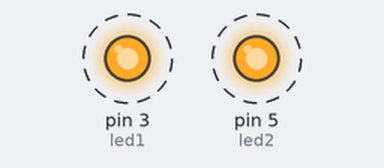
This sketch was run on a simulated Arduino Uno, built with avr-gcc and run on an emulated ATmega328P. Shown: output pins drawn as LEDs (lit = HIGH). Dashed ring = blinking.

Above: at 0.5 s.
Timing chart, 0 to 4.6 s (numbered marks = the images above):
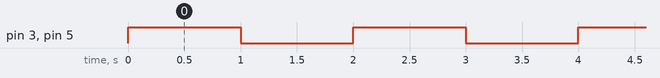

The sketch:

Olhos_LED.ino
```cpp
int led1 = 3; // led para o olho esquerdo
int led2 = 5; // led para o olho direito

void setup() {
  pinMode(led1, OUTPUT); // Declaração do modo do pin
  pinMode(led2, OUTPUT); // Declaração do modo do pin
}

void loop() {
  digitalWrite(led1, HIGH); // Acende o LED
  digitalWrite(led2, HIGH);
  delay(1000); // Delay para a quantidade de tempo do led acesso em ms
  digitalWrite(led1, LOW); // Desliga o LED
  digitalWrite(led2, LOW);
  delay(1000);

}
```

Measured:
- by itself, pin 3 (led1), pin 5 (led2): alternates HIGH for 1.0 s and LOW for 1.0 s
